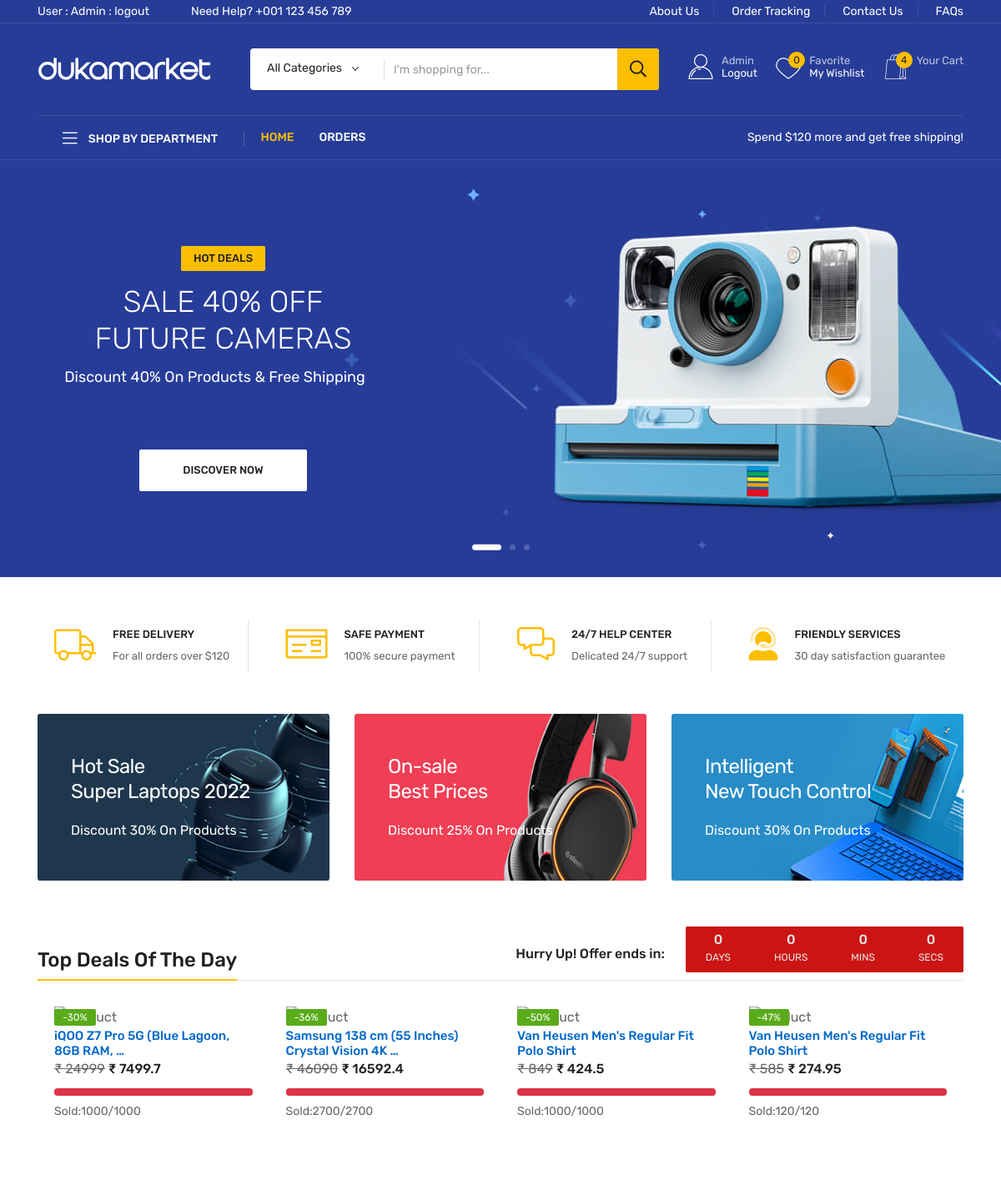
Page / (signed in, upper part) on the earlier database version.
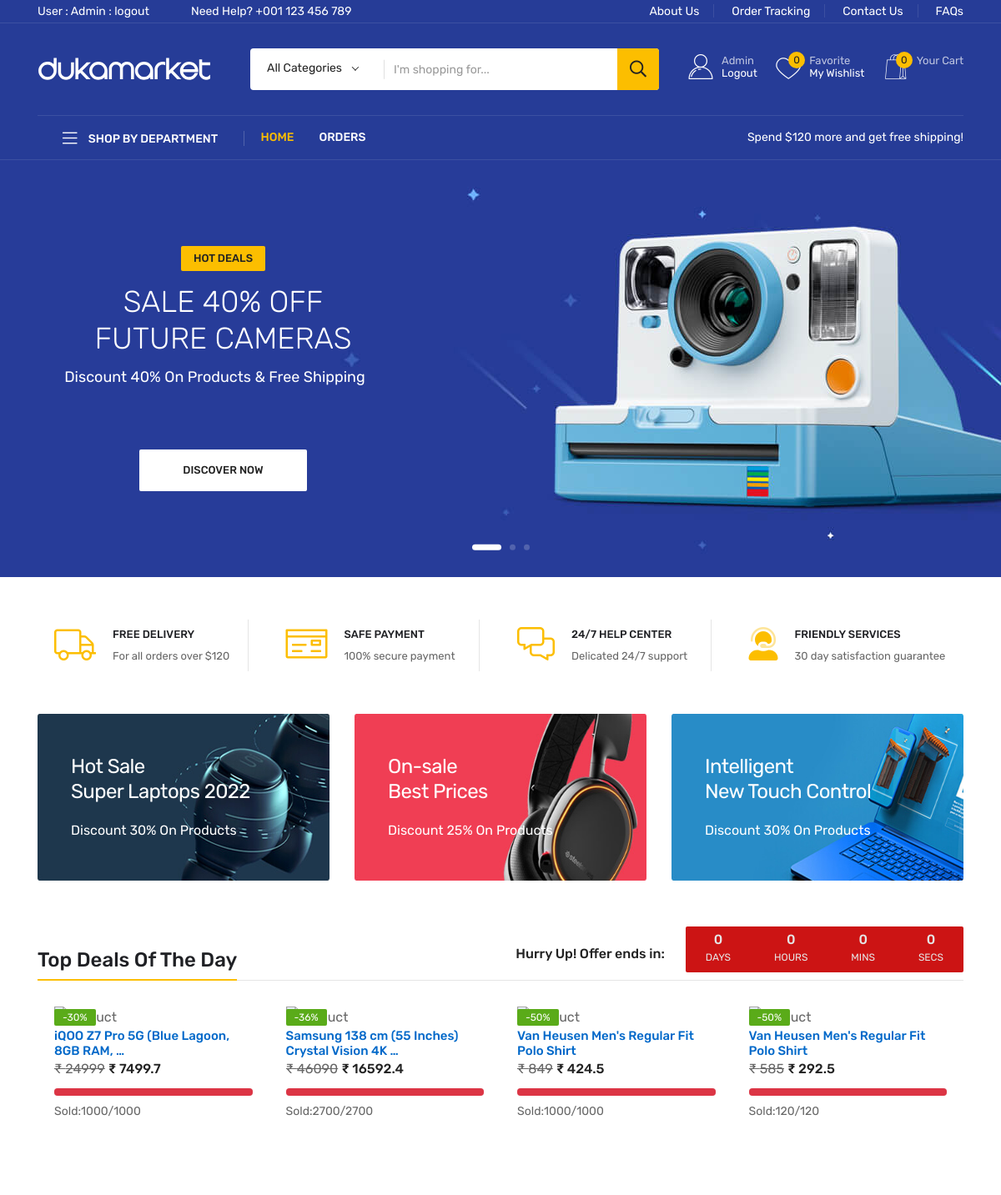
Same page on the later database version.
### home/models.py (models this page shows, shortened)
class Product(models.Model):
    name = models.CharField(max_length=200)
    section = models.ForeignKey(Section, null=True, on_delete=models.DO_NOTHING, blank=True)
    featured_image = models.CharField(max_length=500)
    price = models.PositiveIntegerField(default=0)
    total = models.PositiveIntegerField(default=0)
    available = models.PositiveIntegerField(default=0)
    discount = models.PositiveIntegerField(default=0)
    Description = RichTextField(blank=True,null=True)
    brand = models.CharField(max_length=100,default="")
    category = models.ForeignKey(Category, null=True,on_delete=models.DO_NOTHING)
    tags = models.CharField(max_length=200)
    product_information = RichTextField(blank=True,null=True)
    slug = models.SlugField(max_length=200,unique=True,null=True,blank=True)

### home/views.py (the view)
# urls.py: path('' , include("home.urls")),
def home(request):
    context['cart_count'] = Cart.objects.filter(user=request.user)
    return render(request,'home.html', context)

### home/templatetags/product_information.py (called while the page is built)
@register.simple_tag
def progress_bar(total, availables):
    percent = (availables / total) * 100
    return percent

@register.simple_tag
def discount_calculation(price, discount):
    discount_price = price * discount/ 100
    return discount_price

### templates/home.html (shortened to what this page needs)
{% extends "base.html" %}
{% block content %}
{% include "includes/home/slider.html" %}
<section class="features__area pt-20">
    <div class="container">
        <div class="row row-cols-xxl-4 row-cols-xl-4 row-cols-lg-4 row-cols-md-2 row-cols-sm-2 row-cols-1 gx-0">
            <div class="col">
                <div class="features__item d-flex white-bg">
                    <div class="features__icon mr-20">
                        <i class="fal fa-truck"></i>
                    </div>
                    <div class="features__content">
                        <h6>FREE DELIVERY</h6>
                        <p>For all orders over $120</p>
                    </div>
                </div>
            </div>
            <div class="col">
                <div class="features__item d-flex white-bg">
                    <div class="features__icon mr-20">
                        <i class="fal fa-money-check"></i>
                    </div>
                    <div class="features__content">
                        <h6>SAFE PAYMENT</h6>
                        <p>100% secure payment</p>
                    </div>
                </div>
            </div>
            <div class="col">
                <div class="features__item d-flex white-bg">
                    <div class="features__icon mr-20">
                        <i class="fal fa-comments-alt"></i>
                    </div>
                    <div class="features__content">
                        <h6>24/7 HELP CENTER</h6>
                        <p>Delicated 24/7 support</p>
                    </div>
                </div>
            </div>
            <div class="col">
                <div class="features__item features__item-last d-flex white-bg">
                    <div class="features__icon mr-20">
                        <i class="fad fa-user-headset"></i>
                    </div>
                    <div class="features__content">
                        <h6>FRIENDLY SERVICES</h6>
                        <p>30 day satisfaction guarantee</p>
                    </div>
                </div>
            </div>
        </div>
    </div>
</section>
{% include "includes/home/features.html" %}
{% include "includes/home/product.html" %}
{% endblock content %}

### templates/includes/header.html (shortened to what the changed rows need)
    {% load static %}
    <header class="header d-blue-bg">
        <div class="header-mid">
            <div class="container">
                <div class="heade-mid-inner">
                    <div class="row align-items-center">
                        <div class="col-xl-4 col-lg-5 col-md-8 col-sm-8">
                            <div class="header-action">
                                <div class="block-cart action">
                                    <a class="icon-link" href="{% url "cart_page"   %}">
                                    <i class="flaticon-shopping-bag"></i>
                                    <span class="count" id="count">{{cart_count.count}}</span>
                                    <span class="text">
                                    <span class="sub">Your Cart</span>
                                  </span>
                                    </a>
                                </div>
                            </div>
                        </div>
                    </div>
                </div>
            </div>
        </div>
    </header>

### templates/includes/home/product.html (shortened to what this page needs)
{% load product_information %}
<section class="topsell__area-1 pt-15">
    <div class="container">
        <div class="row">
            <div class="col-xl-12">
                <div class="section__head d-flex justify-content-between mb-10">
                    <div class="section__title">
                        <h5 class="st-titile-d">Top Deals Of The Day</h5>
                    </div>
                    <div class="offer-time">
                        <span class="offer-title d-none d-sm-block">Hurry Up! Offer ends in:</span>
                        <div class="countdown">
                            <div class="countdown-inner b-radius" data-countdown="" data-date="Mar 02 2022 20:20:22">
                                <ul class="text-center">
                                    <li><span data-days="">36</span> Days</li>
                                    <li><span data-hours="">8</span> Hours</li>
                                    <li><span data-minutes="">16</span> Mins</li>
                                    <li><span data-seconds="">54</span> Secs</li>
                                </ul>
                            </div>
                        </div>
                    </div>
                </div>
            </div>
        </div>
        <div class="row">
            <div class="product-bs-slider">
                <div class="product-slider swiper-container">
                    <div class="swiper-wrapper">
                        {% for prod in product %}
                        <div class="product__item swiper-slide">
                            <div class="product__thumb fix">
                                <div class="product-image w-img">
                                    <a href="{% url "product_detail" prod.slug %}">
                                    </a>
                                </div>
                                <div class="product__offer">
                                <span class="discount">-{{prod.discount}}%</span>
                                </div>
                            </div>
                            <div class="product__content">
                                <h6><a href="{{prod.slug}}">{{prod.name|truncatewords:8}}</a></h6>
                                <div class="price mb-10">
                                    <del>&#8377; {{prod.price}}</del> <span>&#8377; {% discount_calculation prod.price prod.discount %}</span>
                                </div>
                                <div class="progress mb-5">
                                    <div class="progress-bar bg-danger" role="progressbar" style="width: {% progress_bar prod.total prod.available %}%" aria-valuenow="100" aria-valuemin="0" aria-valuemax="100"></div>
                                </div>
                                <div class="progress-rate">
                                    <span>Sold:{{prod.available}}/{{prod.total}}</span>
                                </div>
                            </div>
                        </div>
                        {% endfor %}
                    </div>
                </div>
            </div>
        </div>
    </div>
</section>

Differences in the rows shown:
changed Product (number 4 of 4 on the later page): discount "47" → "50"; price+discount "274.95" → "292.5"
Other differences:
{{ cart_count.count }}: "4" → "0"
